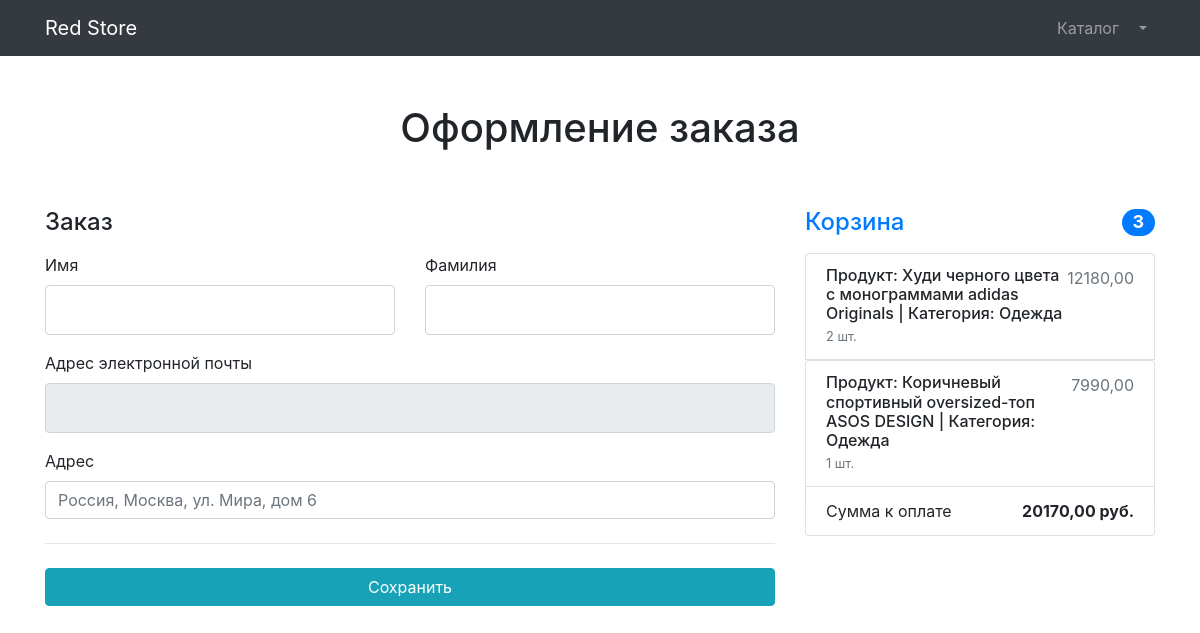
/orders/create_order/ (signed in), run on the app's committed database.
### products/models.py (models this page shows, shortened)
class Basket(models.Model):
    user = models.ForeignKey(to=User, on_delete=models.CASCADE)
    product = models.ForeignKey(to=Product, on_delete=models.CASCADE)
    quantity = models.PositiveSmallIntegerField(default=0)
    created_timestamp = models.DateTimeField(auto_now_add=True)
    objects = BasketQuerySet.as_manager()
    def sum(self):
        return self.product.price * self.quantity

class Product(models.Model):
    name = models.CharField(max_length=256)
    description = models.TextField()
    price = models.DecimalField(max_digits=10, decimal_places=2)
    quantity = models.PositiveIntegerField(default=0)
    image = models.ImageField(upload_to='products_images')
    category = models.ForeignKey(to=ProductCategory, on_delete=models.PROTECT)
    class Meta:
        verbose_name = 'Продукт'
        verbose_name_plural = 'Продукты'
    def __str__(self):
        return f'Продукт: {self.name} | Категория: {self.category.name}'

class ProductCategory(models.Model):
    name = models.CharField(max_length=128, unique=True)
    description = models.TextField(null=True, blank=True)

### users/models.py (models this page shows)
class User(AbstractUser):
    image = models.ImageField(upload_to='users_images', null=True, blank=True)

### orders/views.py (the view)
# urls.py: path("create_order/", create_order, name='create_order'),
def create_order(request):
    if request.method == 'POST':
        form = OrderCreateForm(data=request.POST)
        if form.is_valid():
            form.save()
            return render(HttpResponseRedirect(reverse('orders_:success')))
    else:
        form = OrderCreateForm
        form2 = UserProfileForm(instance=request.user)
    context = {
        'baskets' : Basket.objects.filter(user=request.user),
        'formOrder' : form,
        'formUser' : form2,
        }
    return render(request, 'orders/order-create.html', context)

### users/forms.py
class UserProfileForm(UserChangeForm):
    first_name = forms.CharField(widget=forms.TextInput(attrs={
        'class' : "form-control py-4"
    }))
    last_name = forms.CharField(widget=forms.TextInput(attrs={
        'class' : "form-control py-4"
    }))
    image = forms.ImageField(widget=forms.FileInput(attrs={
        'class' : "custom-file-input"
    }), required=False)
    username = forms.CharField(widget=forms.TextInput(attrs={
        'class' : "form-control py-4", 'readonly' : True
    }))
    email = forms.CharField(widget=forms.TextInput(attrs={
        'class' : "form-control py-4", 'readonly' : True
    }))
    class Meta:
        model = User
        fields = ('first_name', 'last_name', 'image', 'username', 'email')

### products/models.py (called while the page is built)
    def total_sum(self):
        return sum([basket.sum() for basket in self])

    def total_quantity(self):
        return sum([basket.quantity for basket in self])

### orders/templates/orders/order-create.html (shortened to what this page needs)
{% extends 'products/base.html' %}
{% load static %}
{% block css %}
    <link href="{% static 'vendor/css/orders.css' %}" rel="stylesheet">
{% endblock %}
{% block content %}
    <section>
<div class="container">
    <div class="py-5 text-center">
        <h1>Оформление заказа</h1>
    </div>
    <div class="row g-5">
            <div class="col-md-5 col-lg-4 order-md-last">
                <h4 class="d-flex justify-content-between align-items-center mb-3">
                    <span class="text-primary">Корзина</span>
                    <span class="badge badge-primary badge-pill text-white">{{ baskets.total_quantity }}</span>
                </h4>
                {% for basket in baskets %}
                <ul class="list-group mb-3">
                    <li class="list-group-item d-flex justify-content-between lh-sm">
                        <div>
                            <h6 class="my-0">{{ basket.product }}</h6>
                            <small class="text-muted">{{ basket.quantity }} шт.</small>
                        </div>
                        <span class="text-muted">{{ basket.sum }} </span>
                    </li>
                    {% endfor %}
                    <li class="list-group-item d-flex justify-content-between">
                        <span>Сумма к оплате</span>
                        <strong>{{ baskets.total_sum }} руб.</strong>
                    </li>
                </ul>
            </div>
        <div class="col-md-7 col-lg-8">
                <h4 class="mb-3">Заказ</h4>
                <form action="{% url 'orders_:create_order' %}" method="post">
                    <div class="row g-3">
                        <div class="col-sm-6">
                            <label for="{{ formUser.first_name.id_for_label }}" class="form-label">Имя</label>
                            {{ formUser.first_name }}
                        </div>
                        <div class="col-sm-6">
                            <label for="{{ formUser.last_name.id_for_label }}" class="form-label">Фамилия</label>
                            {{ formUser.last_name }}
                        </div>
                        <div class="col-12 mt-3">
                            <label for="{{ formUser.email.id_for_label }}" class="form-label">Адрес электронной почты</label>
                            {{ formUser.email }}
                        </div>
                        <div class="col-12 mt-3">
                            <label for="{{ formOrder.address.id_for_label }}" class="form-label">Адрес</label>
                            {{ formOrder.address }}
                        </div>
                    </div>
                    <hr class="my-4">
                    <a href="{% url 'orders_:success' %}"><input class="btn btn-info btn-block" type="submit" value="Сохранить"></a>
                </form>
        </div>
    </div>
</div>
    </section>
{% endblock %}

### data on the page
Basket: total_quantity "3", product "Продукт: Худи черного цвета с монограммами adidas Originals | Категория: Одежда", quantity "2", sum "12180,00", total_sum "20170,00"
Basket: product "Продукт: Коричневый спортивный oversized-топ ASOS DESIGN | Категория: Одежда", quantity "1", sum "7990,00"
